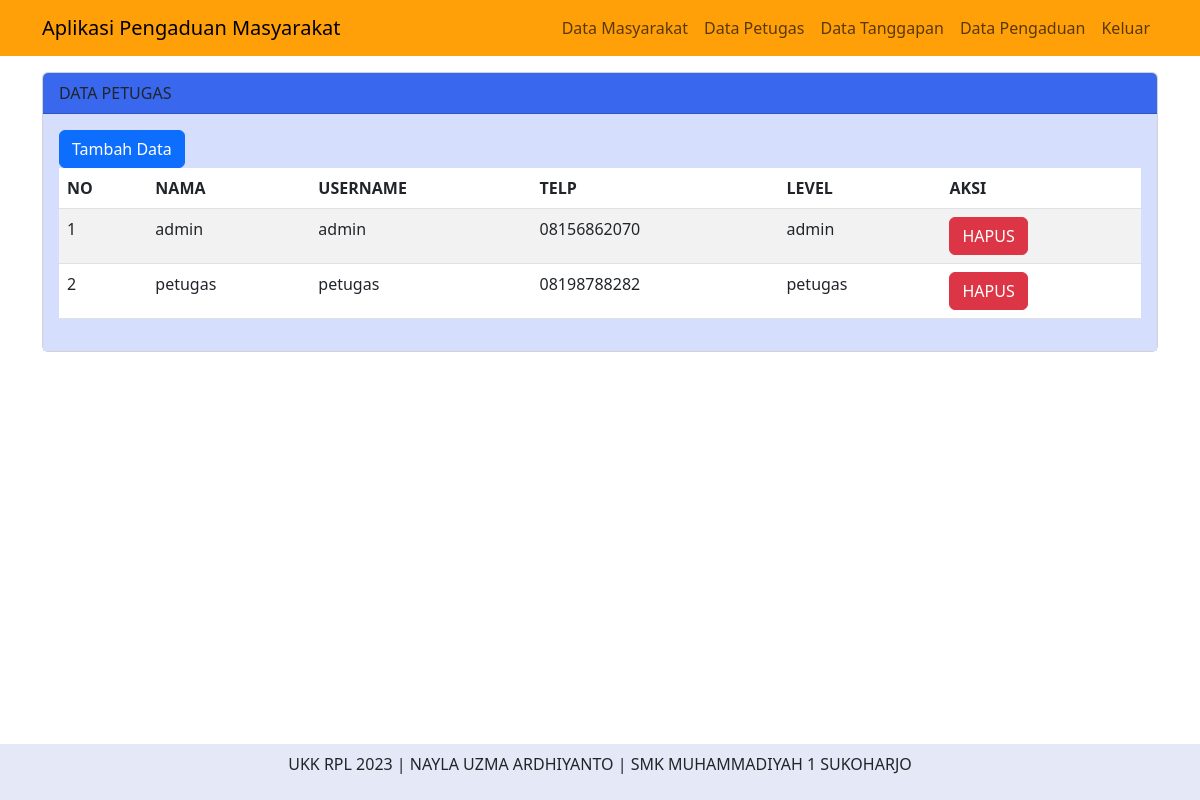
Screenshot of /admin/index.php?page=petugas (signed in) with the database file from the repository.
### tables this page shows
CREATE TABLE `petugas` (
  `id_petugas` int(11) NOT NULL,
  `nama_petugas` varchar(35) NOT NULL,
  `username` varchar(25) NOT NULL,
  `password` varchar(32) NOT NULL,
  `telp` varchar(13) NOT NULL,
  `level` enum('admin','petugas') NOT NULL
);

### admin/data_petugas.php (the view, shortened to what this page needs)
<div class="container">
<div class="row">
    <div class="col-md-12 mt-3">
    <div class="card">
            <div class="card-header" style="background-color: #3967ED;">
                DATA PETUGAS
            </div>
            <div class="card-body" style="background-color: #D5DFFD;">
            <a href="" class="btn btn-primary" data-bs-toggle="modal" data-bs-target="#tambahData">Tambah Data</a>
                <table class="table table-striped">
                    <thead>
                        <tr>
                            <th>NO</th>
                            <th>NAMA</th>
                            <th>USERNAME</th>
                            <th>TELP</th>
                            <th>LEVEL</th>
                            <th>AKSI</th>
                        </tr>
                    </thead>
                    <tbody>
                    <?php
                        include '../config/koneksi.php';
                        $no = 1;
                        $query = mysqli_query($koneksi, "SELECT * FROM petugas");
                        while($data = mysqli_fetch_array($query)) { ?>
                        <tr>
                            <td><?php echo $no++; ?></td>
                            <td><?php echo $data['nama_petugas'] ?></td>
                            <td><?php echo $data['username'] ?></td>
                            <td><?php echo $data['telp'] ?></td>
                            <td><?php echo $data['level'] ?></td>
                            <td>
                            <a href="" class="btn btn-danger" data-bs-toggle="modal" data-bs-target="#hapus<?php echo $data['id_petugas'] ?>">HAPUS</a>
                            </td>
                        </tr>
                        <?php }?>
                    </tbody>
                </table>
            </div>
        </div>
    </div>
</div>
</div>

### rows the page displays
petugas: nama_petugas "admin", username "admin", telp "08156862070", level "admin"
petugas: nama_petugas "petugas", username "petugas", telp "08198788282", level "petugas"
